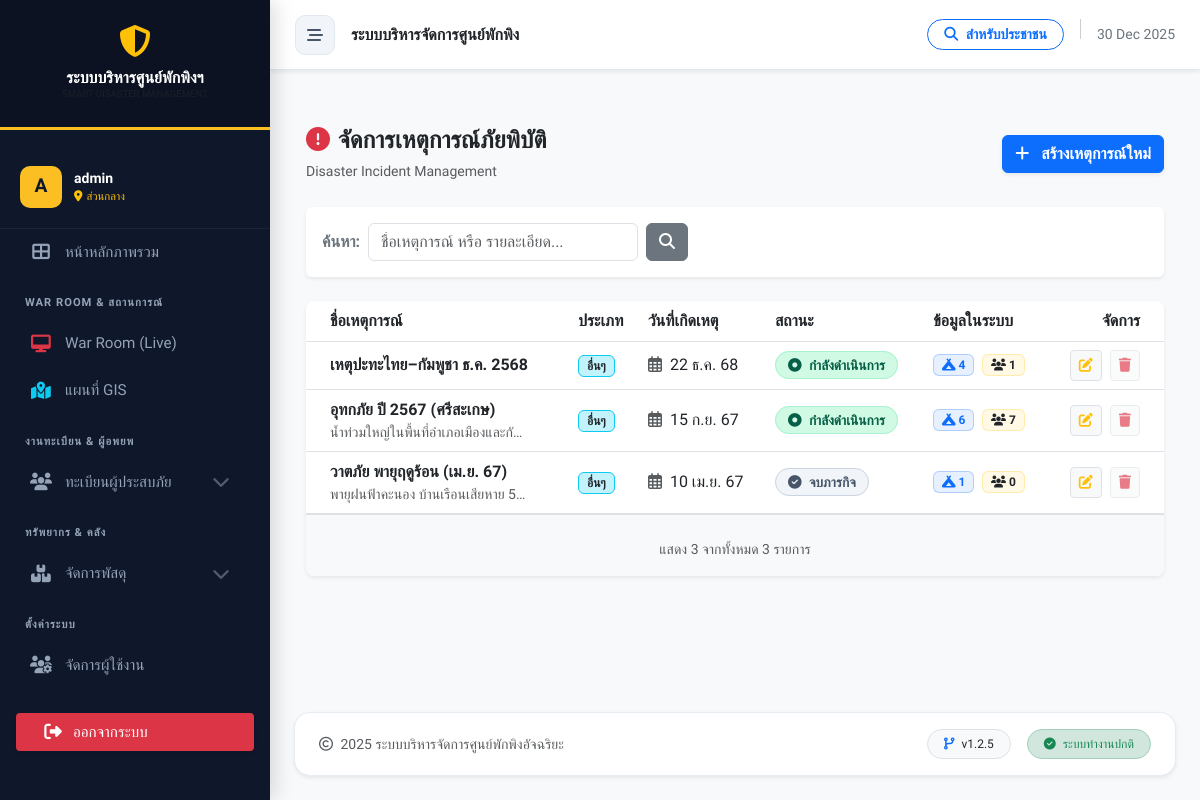
Screenshot of /incident_manager.php (signed in) with the database file from the repository.
### tables this page shows
CREATE TABLE `incidents` (
  `id` int(11) NOT NULL,
  `name` varchar(200) NOT NULL COMMENT 'ชื่อเหตุการณ์ (เช่น น้ำท่วมปี 67)',
  `type` varchar(50) NOT NULL DEFAULT 'other',
  `description` text DEFAULT NULL,
  `start_date` date NOT NULL,
  `end_date` date DEFAULT NULL,
  `status` enum('active','closed') NOT NULL DEFAULT 'active',
  `created_at` timestamp NOT NULL DEFAULT current_timestamp()
);

### includes/functions.php (called while the page is built, shortened)
<?php
function h($string) {
    return htmlspecialchars($string ?? '', ENT_QUOTES, 'UTF-8');
}
function thai_date($strDate, $showTime = false) {
    if (!is_numeric($strDate)) { $strDate = strtotime($strDate); }
    $strYear = date("Y", $strDate) + 543;
    $strMonth = date("n", $strDate);
    $strDay = date("j", $strDate);
    $strMonthCut = Array("", "ม.ค.", "ก.พ.", "มี.ค.", "เม.ย.", "พ.ค.", "มิ.ย.", "ก.ค.", "ส.ค.", "ก.ย.", "ต.ค.", "พ.ย.", "ธ.ค.");
    $strMonthThai = $strMonthCut[$strMonth];
    $strYearShort = substr($strYear, 2, 2);
    $output = "$strDay $strMonthThai $strYearShort";
    return $output;
}
function thaiDate($date) {
    return thai_date($date, false);
}

### incident_manager.php (the view, shortened to what this page needs)
<?php
require_once 'config/db.php';
require_once 'includes/functions.php';
$page = isset($_GET['page']) ? (int)$_GET['page'] : 1;
$limit = 10;
$offset = ($page - 1) * $limit;
$keyword = isset($_GET['search']) ? trim($_GET['search']) : '';
$where_sql = " WHERE 1=1 ";
$params = [];
$sql_count = "SELECT COUNT(*) FROM incidents" . $where_sql;
$stmt_count = $pdo->prepare($sql_count);
$stmt_count->execute($params);
$total_records = $stmt_count->fetchColumn();
$sql = "SELECT i.*,
        (SELECT COUNT(*) FROM shelters s WHERE s.incident_id = i.id) as shelter_count,
        (SELECT COUNT(*) FROM evacuees e WHERE e.incident_id = i.id) as evacuee_count
        FROM incidents i
        $where_sql
        ORDER BY i.status ASC, i.start_date DESC
        LIMIT $limit OFFSET $offset";
$stmt = $pdo->prepare($sql);
$stmt->execute($params);
$incidents = $stmt->fetchAll();
?>
<!DOCTYPE html>
<html lang="th">
<head>
    <link href="https://cdn.jsdelivr.net/npm/bootstrap@5.3.0/dist/css/bootstrap.min.css" rel="stylesheet">
    <link rel="stylesheet" href="https://cdnjs.cloudflare.com/ajax/libs/font-awesome/6.4.0/css/all.min.css">
    <link href="assets/css/style.css" rel="stylesheet">
</head>
<body class="bg-light">
<?php include 'includes/header.php'; ?>
<div class="container-fluid mt-4">
    <div class="d-flex justify-content-between align-items-center mb-4 pt-2">
        <div>
            <h4 class="fw-bold text-dark mb-1">
                <i class="fas fa-exclamation-circle text-danger me-2"></i>จัดการเหตุการณ์ภัยพิบัติ
            </h4>
            <span class="text-muted small">Disaster Incident Management</span>
        </div>
        <button class="btn btn-primary shadow-sm fw-bold" onclick="openModal('add')">
            <i class="fas fa-plus me-2"></i> สร้างเหตุการณ์ใหม่
        </button>
    </div>
    <div class="card border-0 shadow-sm mb-4">
        <div class="card-body p-3">
            <form action="" method="GET" class="row g-2 align-items-center">
                <div class="col-auto">
                    <label class="col-form-label fw-bold text-secondary">ค้นหา:</label>
                </div>
                <div class="col-md-4">
                    <input type="text" name="search" class="form-control" placeholder="ชื่อเหตุการณ์ หรือ รายละเอียด..." value="<?php echo htmlspecialchars($keyword); ?>">
                </div>
                <div class="col-auto">
                    <button type="submit" class="btn btn-secondary"><i class="fas fa-search"></i></button>
                </div>
            </form>
        </div>
    </div>
    <div class="card border-0 shadow-sm rounded-3 overflow-hidden">
        <div class="card-body p-0">
            <div class="table-responsive">
                <table class="table table-hover align-middle mb-0 table-official">
                    <thead class="bg-light">
                        <tr>
                            <th class="ps-4">ชื่อเหตุการณ์</th>
                            <th>ประเภท</th>
                            <th>วันที่เกิดเหตุ</th>
                            <th>สถานะ</th>
                            <th>ข้อมูลในระบบ</th>
                            <th class="text-end pe-4">จัดการ</th>
                        </tr>
                    </thead>
                    <tbody>
                        <?php if(count($incidents) > 0): ?>
                            <?php foreach ($incidents as $row): ?>
                                <?php
                                    $row_class = $row['status'] == 'active' ? 'border-active' : 'border-closed';
                                    $status_badge = $row['status'] == 'active'
                                        ? '<span class="status-badge bg-active"><i class="fas fa-dot-circle me-1"></i> กำลังดำเนินการ</span>'
                                        : '<span class="status-badge bg-closed"><i class="fas fa-check-circle me-1"></i> จบภารกิจ</span>';
                                    $type_map = [
                                        'flood' => 'อุทกภัย (น้ำท่วม)',
                                        'storm' => 'วาตภัย (พายุ)',
                                        'fire' => 'อัคคีภัย (ไฟไหม้)',
                                        'landslide' => 'ดินโคลนถล่ม',
                                        'other' => 'อื่นๆ'
                                    ];
                                    $type_text = $type_map[$row['type']] ?? $row['type'];
                                ?>
                            <tr class="<?php echo $row_class; ?>">
                                <td class="ps-4">
                                    <div class="fw-bold text-dark fs-6"><?php echo h($row['name']); ?></div>
                                    <div class="small text-muted text-truncate" style="max-width: 200px;">
                                        <?php echo h($row['description']); ?>
                                    </div>
                                </td>
                                <td>
                                    <span class="badge bg-info text-dark bg-opacity-25 border border-info">
                                        <?php echo h($type_text); ?>
                                    </span>
                                </td>
                                <td>
                                    <i class="far fa-calendar-alt text-muted me-1"></i>
                                    <?php echo thaiDate(date('Y-m-d', strtotime($row['start_date']))); ?>
                                </td>
                                <td><?php echo $status_badge; ?></td>
                                <td>
                                    <div class="d-flex gap-2">
                                        <a href="shelter_list.php?filter_incident=<?php echo $row['id']; ?>" class="badge bg-primary bg-opacity-10 text-primary text-decoration-none border border-primary border-opacity-25" title="ศูนย์พักพิง">
                                            <i class="fas fa-campground"></i> <?php echo number_format($row['shelter_count']); ?>
                                        </a>
                                        <span class="badge bg-warning bg-opacity-10 text-dark border border-warning border-opacity-25" title="ผู้ประสบภัย">
                                            <i class="fas fa-users"></i> <?php echo number_format($row['evacuee_count']); ?>
                                        </span>
                                    </div>
                                </td>
                                <td class="text-end pe-4">
                                    <button class="btn btn-sm btn-light border me-1"
                                            onclick='openModal("edit", <?php echo json_encode($row); ?>)' title="แก้ไข">
                                        <i class="fas fa-edit text-warning"></i>
                                    </button>
                                    <?php if($_SESSION['role'] == 'admin'): ?>
                                        <button onclick="confirmDelete(<?php echo $row['id']; ?>, '<?php echo htmlspecialchars($row['name']); ?>')"
                                                class="btn btn-sm btn-light border" title="ลบ"
                                                <?php echo ($row['shelter_count'] > 0 || $row['evacuee_count'] > 0) ? 'disabled' : ''; ?>>
                                            <i class="fas fa-trash text-danger"></i>
                                        </button>
                                    <?php endif; ?>
                                </td>
                            </tr>
                            <?php endforeach; ?>
                        <?php else: ?>
                            <tr>
                                <td colspan="6" class="text-center py-5 text-muted">ไม่พบข้อมูลเหตุการณ์</td>
                            </tr>
                        <?php endif; ?>
                    </tbody>
                </table>
            </div>
            <div class="p-3 bg-light border-top">
                <div class="text-center text-muted small mt-2">
                    แสดง <?php echo count($incidents); ?> จากทั้งหมด <?php echo number_format($total_records); ?> รายการ
                </div>
            </div>
        </div>
    </div>
</div>
<?php include 'includes/footer.php'; ?>
</body>
</html>

### assets/css/style.css (style rules this page uses)
:root { --sidebar-width: 280px; --sidebar-collapsed-width: 0px; --primary-color: #2563eb; --primary-dark: #1e40af; --bg-color: #f8fafc; --sidebar-bg: #0f172a; --text-color: #334155; --transition-speed: 0.3s; }
body { font-family: 'Sarabun', sans-serif; background-color: var(--bg-color); color: var(--text-color); overflow-x: hidden; }

### incident_manager.php (style rules this page uses)
.border-active { border-left-color: #10b981; }
.border-closed { border-left-color: #64748b; }
.status-badge { font-size: 0.85rem; padding: 5px 12px; border-radius: 20px; font-weight: 600; }
.bg-active { background-color: #d1fae5; color: #065f46; border: 1px solid #a7f3d0; }
.bg-closed { background-color: #f1f5f9; color: #475569; border: 1px solid #cbd5e1; }

### includes/header.php (style rules this page uses)
:root { --sidebar-width: 270px; --nav-bg: #0f172a; --nav-hover: #1e293b; --active-gold: #fbbf24; --text-main: #f1f5f9; --text-muted: #94a3b8; --body-bg: #f8fafc; }
body { font-family: 'Prompt', sans-serif; background-color: var(--body-bg); color: #334155; overflow-x: hidden; }

### rows the page displays
incidents: name "เหตุปะทะไทย–กัมพูชา ธ.ค. 2568", type "อื่นๆ", start_date "22 ธ.ค. 68", status "active" (drawn), shelter_count "4", evacuee_count "1"
incidents: name "อุทกภัย ปี 2567 (ศรีสะเกษ)", description "น้ำท่วมใหญ่ในพื้นที่อำเภอเมืองและกั…", type "อื่นๆ", start_date "15 ก.ย. 67", status "active" (drawn), shelter_count "6", evacuee_count "7"
incidents: name "วาตภัย พายุฤดูร้อน (เม.ย. 67)", description "พายุฝนฟ้าคะนอง บ้านเรือนเสียหาย 5…", type "อื่นๆ", start_date "10 เม.ย. 67", status "closed" (drawn), shelter_count "1", evacuee_count "0"

### other values shown
substr($_SESSION['username'] ?? 'U', 0, 1) "A"
$_SESSION['username'] "admin"
$user_shelter_name ?: 'ส่วนกลาง' "ส่วนกลาง"
count($incidents) "3"
$total_records "3"
